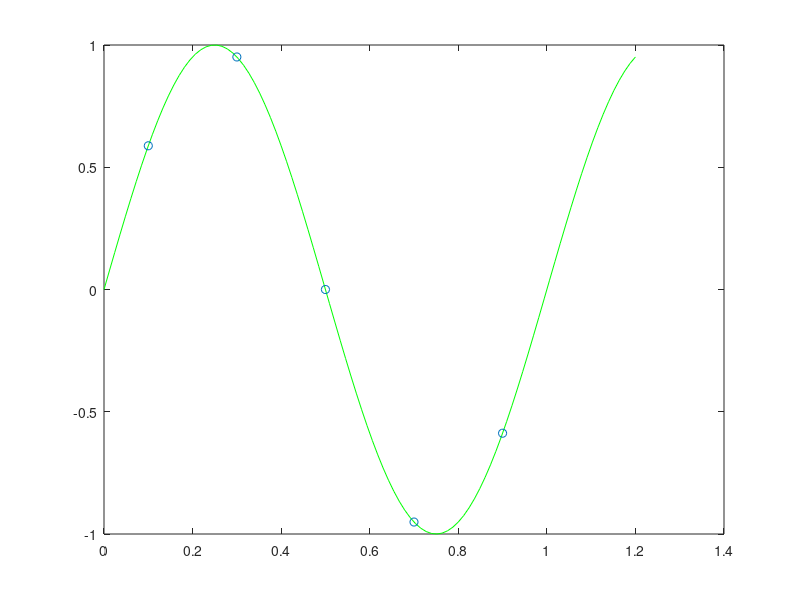

MATLAB code to generate this figure: (Note: this script raises an error after producing the figure.)
close all;

x = linspace(0, 1.2, 100);

f = @(x) sin(2*pi*x);
epsilon = 0.75;
compactRbf = @(r) (1 - r/epsilon) .^ 4 .* (4*r/epsilon + 1) .* (r < epsilon);
y = f(x);

figure;
plot(x, y, 'g-')
hold on;

nSample = 5;
xSample = linspace(0.1, 0.9, nSample);
ySample = f(xSample);
scatter(xSample, ySample, 'r*')
% 
% for xs=xSample
%     ys = compactRbf(abs(x - xs));
%     plot(x, ys, '--m')
% end
% 
[potential, c] = rbf(xSample', ySample', compactRbf, compactRbf);

% for i=1:length(xSample)
%     ys = c(i) * compactRbf(abs(x - xSample(i)));
%     plot(x, ys, '--m')
% end


yEval = potential(x')';

plot(x, yEval, '-b')

hold off;

figure;
plot(x, compactRbf(abs(0 - x)))
xlabel('r')
ylabel('\phi(r)')